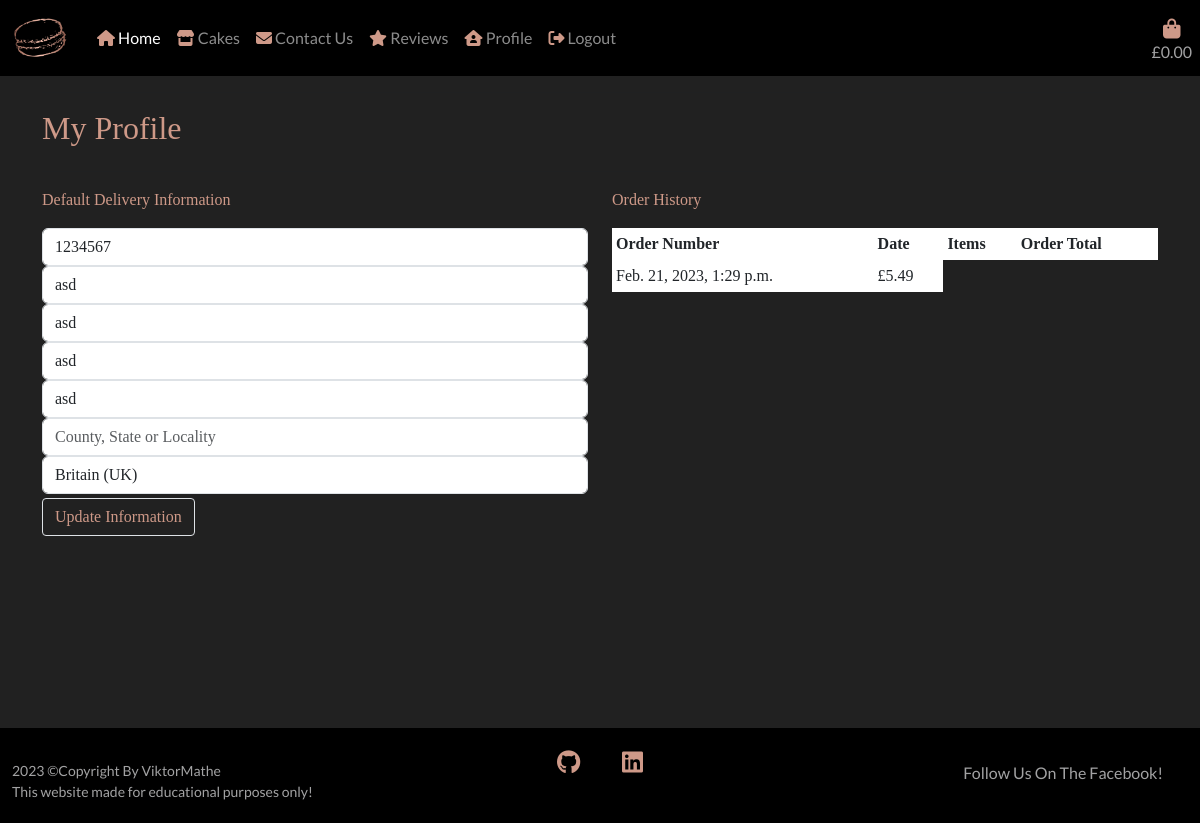
/profile/ (signed in), run on an earlier commit of the app's database.
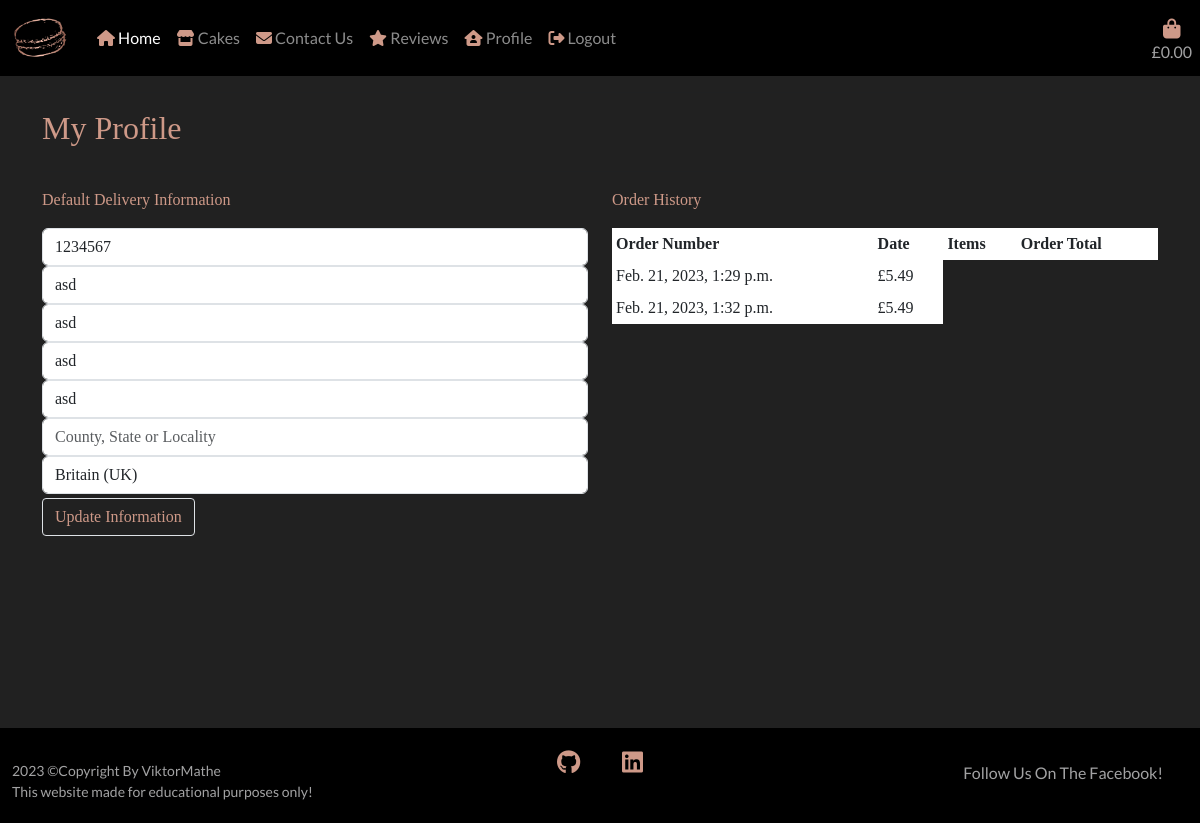
And on a later commit of the database.
### checkout/models.py (models this page shows, shortened)
class Checkout(models.Model):
    order_number = models.CharField(max_length=32, editable=False, null=False)
    full_name = models.CharField(max_length=64, blank=False, null=False)
    email_address = models.EmailField(max_length=254, blank=False, null=False)
    phone_number = models.CharField(max_length=24, blank=False, null=False)
    city = models.CharField(max_length=50, blank=False, null=False)
    address_1 = models.CharField(max_length=100, blank=False, null=False)
    address_2 = models.CharField(max_length=100, blank=True, null=True)
    county = models.CharField(max_length=50, blank=True, null=True)
    post_code = models.CharField(max_length=50, blank=False, null=False)
    country = CountryField(
        blank_label='Country *', blank=False, null=False)
    date = models.DateTimeField(auto_now_add=True)
    bag_total = models.DecimalField(
        max_digits=10, decimal_places=2, default=0, null=False)
    delivery = models.DecimalField(
        max_digits=6, decimal_places=2, default=0, null=False)
    order_total = models.DecimalField(
        max_digits=10, decimal_places=2, default=0, null=False)
    stripe_pid = models.CharField(
        max_length=254, blank=False, null=False, default='')
    profile = models.ForeignKey(
        Profile, on_delete=models.SET_NULL,
        null=True, blank=True, related_name='orders')

### profiles/views.py (the view)
# urls.py: path('', views.profile, name='profile'),
@login_required
def profile(request):
    profile = get_object_or_404(Profile, user=request.user)
    if request.method == 'POST':
        form = ProfileForm(request.POST, instance=profile)
        if form.is_valid():
            form.save()
            messages.success(
                request, 'Your profile information has been updated!')
    else:
        form = ProfileForm(instance=profile)
    orders = profile.orders.all()
    template = 'profile.html'
    context = {
        'form': form,
        'orders': orders,
        'on_profile_page': True
    }
    return render(request, template, context)

### profiles/forms.py
class ProfileForm(forms.ModelForm):
    class Meta:
        model = Profile
        exclude = ('user',)
    def __init__(self, *args, **kwargs):
        super().__init__(*args, **kwargs)
        placeholders = {
            'default_phone_number': 'Phone Number',
            'default_address_1': 'Street Address 1',
            'default_address_2': 'Street Address 2',
            'default_city': 'Town or City',
            'default_post_code': 'Post Code',
            'default_county': 'County, State or Locality',
        }
        self.fields['default_phone_number'].widget.attrs['autofocus'] = True
        for field in self.fields:
            if field != 'default_country':
                if self.fields[field].required:
                    placeholder = f'{placeholders[field]} *'
                else:
                    placeholder = placeholders[field]
                self.fields[field].widget.attrs['placeholder'] = placeholder
            self.fields[field].label = False

### profiles/templates/profile.html (shortened to what this page needs)
{% extends "base.html" %}
{% load static %}
{% block content %}
    <div class="remove-bg"></div>
    <div class="container">
        <div class="row">
            <div class="col">
                <hr>
                <h2 class="text mb-4">My Profile</h2>
                <hr>
            </div>
        </div>
        <div class="row">
            <div class="col-12 col-lg-6">
                <p class="text">Default Delivery Information</p>
                <form class="mt-3 profile-update-form text" action="{% url 'profile' %}" method="POST" id="profile-update-form">
                    {{ form|crispy }}
                    <button class="btn rounded-1 text float-right border mt-1">Update Information</button>
                </form>
            </div>
            <div class="col-12 col-lg-6">
                <p class="text">Order History</p>
                <div class="order-history table-responsive text">
                    <table class="table text table-sm table-borderless">
                        <thead>
                            <tr>
                                <th>Order Number</th>
                                <th>Date</th>
                                <th>Items</th>
                                <th>Order Total</th>
                            </tr>
                        </thead>
                        <tbody>
                            {% for order in orders %}
                                <tr>
                                    <td>
                                        {{ order.date }}
                                    </td>
                                    <td>
                                        £{{ order.order_total }}
                                    </td>
                                </tr>
                            {% endfor %}
                        </tbody>
                    </table>
                </div>
            </div>
        </div>
{% endblock %}

What changed in the data, as far as the page shows it:
added Checkout: date "Feb. 21, 2023, 1:32 p.m.", order_total "5.49"
